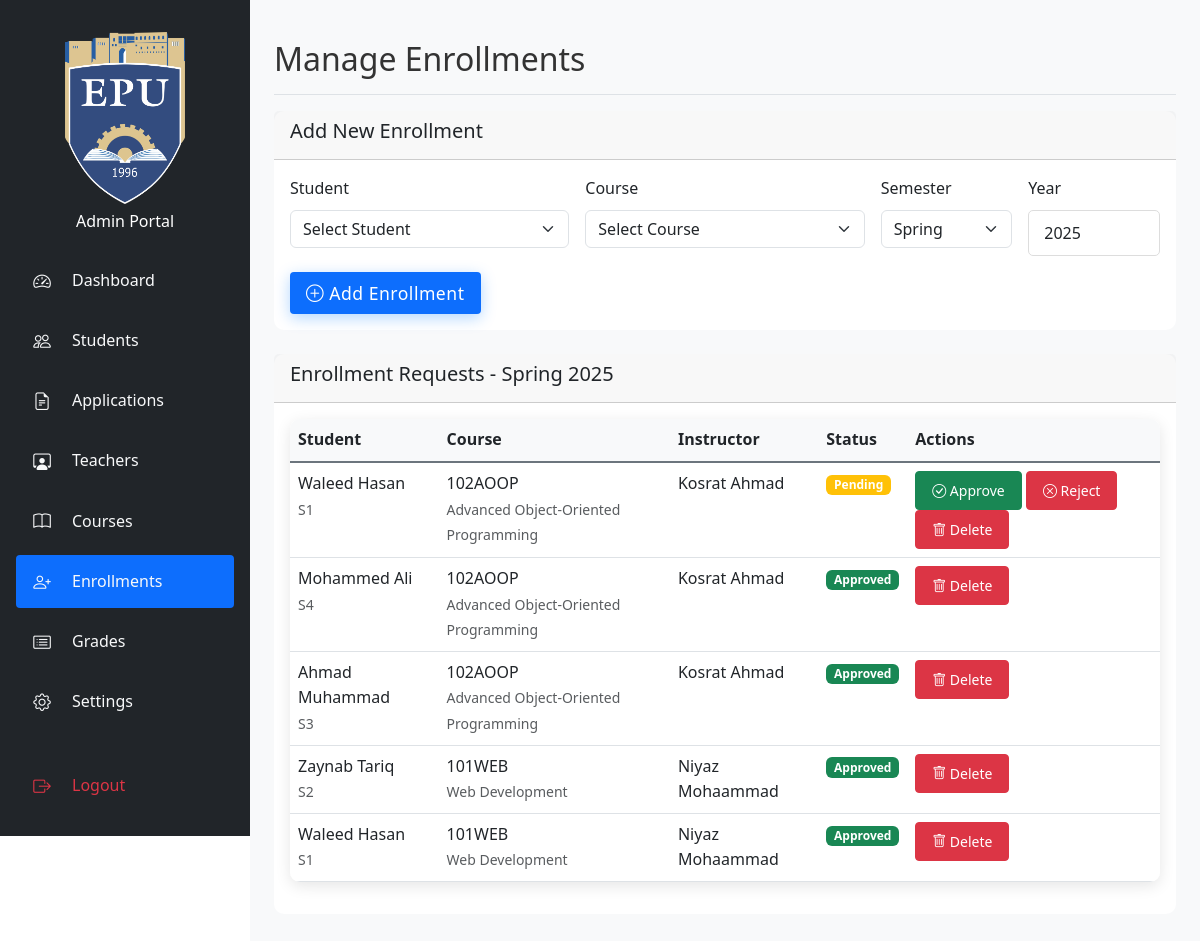
/src/admin/enrollments.php (signed in), run on the app's committed database.
### tables this page shows
CREATE TABLE `enrollments` (
  `id` int(11) NOT NULL,
  `student_id` int(11) NOT NULL,
  `course_id` int(11) NOT NULL,
  `semester` varchar(20) NOT NULL,
  `year` int(11) NOT NULL,
  `grade` varchar(2) DEFAULT NULL,
  `created_at` timestamp NOT NULL DEFAULT current_timestamp(),
  `updated_at` timestamp NOT NULL DEFAULT current_timestamp() ON UPDATE current_timestamp(),
  `status` enum('pending','approved','rejected') NOT NULL DEFAULT 'pending',
  `numeric_grade` decimal(5,2) DEFAULT NULL,
  `updated_by` varchar(10) DEFAULT NULL COMMENT 'Format: T123 for teachers, A123 for admins'
);

CREATE TABLE `students` (
  `id` int(11) NOT NULL,
  `student_id` varchar(20) NOT NULL,
  `first_name` varchar(50) NOT NULL,
  `last_name` varchar(50) NOT NULL,
  `password` varchar(255) NOT NULL,
  `email` varchar(100) NOT NULL,
  `full_name` varchar(100) NOT NULL,
  `department` varchar(100) NOT NULL,
  `year` int(11) NOT NULL,
  `remember_token` varchar(64) DEFAULT NULL,
  `token_expiry` datetime DEFAULT NULL,
  `created_at` timestamp NOT NULL DEFAULT current_timestamp(),
  `updated_at` timestamp NOT NULL DEFAULT current_timestamp() ON UPDATE current_timestamp(),
  `degree` varchar(100) DEFAULT NULL
);

CREATE TABLE `courses` (
  `id` int(11) NOT NULL,
  `course_code` varchar(20) NOT NULL,
  `course_name` varchar(100) NOT NULL,
  `instructor` varchar(100) NOT NULL,
  `schedule` varchar(100) NOT NULL,
  `department` varchar(100) NOT NULL,
  `credits` int(11) NOT NULL,
  `description` text DEFAULT NULL,
  `created_at` timestamp NOT NULL DEFAULT current_timestamp(),
  `updated_at` timestamp NOT NULL DEFAULT current_timestamp() ON UPDATE current_timestamp()
);

### src/admin/enrollments.php (the view, shortened to what this page needs)
<?php
$db = get_db_connection();
$current_month = date('n');
$current_year = date('Y');
$semester = ($current_month >= 1 && $current_month <= 5) ? 'Spring' :
           (($current_month >= 6 && $current_month <= 8) ? 'Summer' : 'Fall');
$stmt = $db->prepare("
    SELECT e.id, e.student_id, e.course_id, e.semester, e.year, e.status,
           s.first_name, s.last_name, s.student_id as student_number,
           c.course_code, c.course_name, c.instructor
    FROM enrollments e
    JOIN students s ON e.student_id = s.id
    JOIN courses c ON e.course_id = c.id
    WHERE e.semester = ? AND e.year = ?
    ORDER BY e.status = 'pending' DESC, e.created_at DESC
");
$stmt->bind_param("si", $semester, $current_year);
$stmt->execute();
$enrollments = $stmt->get_result();
?>
<!DOCTYPE html>
<html lang="en">
<head>
    <link href="https://cdn.jsdelivr.net/npm/bootstrap@5.3.0/dist/css/bootstrap.min.css" rel="stylesheet">
    <link rel="stylesheet" href="https://cdn.jsdelivr.net/npm/bootstrap-icons@1.7.2/font/bootstrap-icons.css">
    <link rel="stylesheet" href="../assets/css/style.css">
    <link rel="stylesheet" href="../assets/css/admin.css">
</head>
<body>
    <div class="container-fluid">
        <div class="row">
            <?php include 'sidebar.php'; ?>
            <div class="col-md-9 col-lg-10 main-content">
                <div class="d-flex justify-content-between flex-wrap flex-md-nowrap align-items-center pt-3 pb-2 mb-3 border-bottom">
                    <h1 class="h2">Manage Enrollments</h1>
                </div>
                <div class="card mb-4">
                    <div class="card-header">
                        <h5 class="card-title">Add New Enrollment</h5>
                    </div>
                    <div class="card-body">
                        <form action="enrollments.php" method="POST" class="row g-3">
                            <div class="col-md-4">
                                <label for="student_id" class="form-label">Student</label>
                                <select class="form-select" id="student_id" name="student_id" required>
                                    <option value="">Select Student</option>
                                </select>
                            </div>
                            <div class="col-md-4">
                                <label for="course_id" class="form-label">Course</label>
                                <select class="form-select" id="course_id" name="course_id" required>
                                    <option value="">Select Course</option>
                                </select>
                            </div>
                            <div class="col-md-2">
                                <label for="semester" class="form-label">Semester</label>
                                <select class="form-select" id="semester" name="semester" required>
                                    <option value="Spring">Spring</option>
                                </select>
                            </div>
                            <div class="col-md-2">
                                <label for="year" class="form-label">Year</label>
                                <input type="number" class="form-control" id="year" name="year" value="<?php echo $current_year; ?>" required>
                            </div>
                            <div class="col-12">
                                <button type="submit" name="add_enrollment" class="btn btn-primary">
                                    <i class="bi bi-plus-circle"></i> Add Enrollment
                                </button>
                            </div>
                        </form>
                    </div>
                </div>
                <div class="card">
                    <div class="card-header">
                        <h5 class="card-title">Enrollment Requests - <?php echo $semester . ' ' . $current_year; ?></h5>
                    </div>
                    <div class="card-body">
                        <div class="table-responsive">
                            <table class="table table-hover">
                                <thead>
                                    <tr>
                                        <th>Student</th>
                                        <th>Course</th>
                                        <th>Instructor</th>
                                        <th>Status</th>
                                        <th>Actions</th>
                                    </tr>
                                </thead>
                                <tbody>
                                    <?php if ($enrollments->num_rows > 0): ?>
                                        <?php while ($enrollment = $enrollments->fetch_assoc()): ?>
                                            <tr>
                                                <td>
                                                    <?php echo htmlspecialchars($enrollment['first_name'] . ' ' . $enrollment['last_name']); ?>
                                                    <br>
                                                    <small class="text-muted"><?php echo htmlspecialchars($enrollment['student_number']); ?></small>
                                                </td>
                                                <td>
                                                    <?php echo htmlspecialchars($enrollment['course_code']); ?>
                                                    <br>
                                                    <small class="text-muted"><?php echo htmlspecialchars($enrollment['course_name']); ?></small>
                                                </td>
                                                <td><?php echo htmlspecialchars($enrollment['instructor']); ?></td>
                                                <td>
                                                    <?php
                                                    $status_class = [
                                                        'pending' => 'warning',
                                                        'approved' => 'success',
                                                        'rejected' => 'danger'
                                                    ][$enrollment['status']];
                                                    ?>
                                                    <span class="badge bg-<?php echo $status_class; ?>">
                                                        <?php echo ucfirst($enrollment['status']); ?>
                                                    </span>
                                                </td>
                                                <td>
                                                    <?php if ($enrollment['status'] === 'pending'): ?>
                                                        <form action="enrollments.php" method="POST" class="d-inline">
                                                            <button type="submit" name="action" value="approve" class="btn btn-sm btn-success">
                                                                <i class="bi bi-check-circle"></i> Approve
                                                            </button>
                                                            <button type="submit" name="action" value="reject" class="btn btn-sm btn-danger">
                                                                <i class="bi bi-x-circle"></i> Reject
                                                            </button>
                                                        </form>
                                                    <?php endif; ?>
                                                    <form action="enrollments.php" method="POST" class="d-inline">
                                                        <button type="submit" name="action" value="delete" class="btn btn-sm btn-danger" onclick="return confirm('Are you sure you want to delete this enrollment?')">
                                                            <i class="bi bi-trash"></i> Delete
                                                        </button>
                                                    </form>
                                                </td>
                                            </tr>
                                        <?php endwhile; ?>
                                    <?php else: ?>
                                        <tr>
                                            <td colspan="5" class="text-center">No enrollment requests found.</td>
                                        </tr>
                                    <?php endif; ?>
                                </tbody>
                            </table>
                        </div>
                    </div>
                </div>
            </div>
        </div>
    </div>
</body>
</html>

### src/assets/css/style.css (style rules this page uses)
:root { --primary-color: #0d6efd; --secondary-color: #6c757d; --success-color: #198754; --danger-color: #dc3545; --warning-color: #ffc107; --info-color: #0dcaf0; --light-color: #f8f9fa; --dark-color: #212529; --sidebar-width: 250px; --header-height: 60px; }
html { font-size: 16px; }
body { font-family: 'Segoe UI', Tahoma, Geneva, Verdana, sans-serif; line-height: 1.6; color: #333; min-height: 100vh; display: flex; flex-direction: column; overflow-x: hidden; }
.card { border: none; border-radius: 10px; transition: transform 0.3s ease, box-shadow 0.3s ease; margin-bottom: 1rem; }
.form-control { border-radius: 5px; border: 1px solid #ddd; padding: 10px 15px; }
.btn { border-radius: 5px; padding: 10px 20px; transition: all 0.3s ease; }
.btn-primary { background-color: var(--primary-color); border: none; padding: 1rem 2.5rem; font-size: 1.1rem; font-weight: 600; letter-spacing: 0.5px; border-radius: 50px; box-shadow: 0 4px 15px rgba(0, 123, 255, 0.3); transition: all 0.3s ease; }
.bg-success { background-color: var(--success-color) !important; }
.bg-warning { background-color: var(--warning-color) !important; }
.table-responsive { border-radius: 10px; box-shadow: 0 4px 15px rgba(0, 0, 0, 0.1); }
.table { margin-bottom: 0; }
.main-content { margin-left: var(--sidebar-width); transition: margin-left 0.3s ease; width: calc(100% - var(--sidebar-width)); }
.table th { background-color: var(--light-color); border-bottom: 2px solid var(--secondary-color); }
.btn { border-radius: 0.25rem; padding: 0.5rem 1rem; font-weight: 500; }
.btn-primary { background-color: var(--primary-color); border-color: var(--primary-color); }
.table-responsive { margin-bottom: 1rem; overflow-x: auto; -webkit-overflow-scrolling: touch; }

### src/assets/css/admin.css (style rules this page uses)
.main-content { margin-left: var(--sidebar-width); padding: 1.5rem; background-color: var(--light-color); min-height: 100vh; transition: all 0.3s ease; width: calc(100% - var(--sidebar-width)); }
.table { margin-bottom: 0; }
.table th { background-color: var(--light-color); border-bottom: 2px solid var(--secondary-color); }
.btn { border-radius: 0.25rem; padding: 0.5rem 1rem; font-weight: 500; }
.btn-primary { background-color: var(--primary-color); border-color: var(--primary-color); }

### data on the page
enrollments: student.last_name "Waleed Hasan", student.student_id "S1", course.course_code "102AOOP", course.course_name "Advanced Object-Oriented Programming", course.instructor "Kosrat Ahmad", status "Pending"
enrollments: student.last_name "Mohammed Ali", student.student_id "S4", course.course_code "102AOOP", course.course_name "Advanced Object-Oriented Programming", course.instructor "Kosrat Ahmad", status "Approved"
enrollments: student.last_name "Ahmad Muhammad", student.student_id "S3", course.course_code "102AOOP", course.course_name "Advanced Object-Oriented Programming", course.instructor "Kosrat Ahmad", status "Approved"
enrollments: student.last_name "Zaynab Tariq", student.student_id "S2", course.course_code "101WEB", course.course_name "Web Development", course.instructor "Niyaz Mohaammad", status "Approved"
enrollments: student.last_name "Waleed Hasan", student.student_id "S1", course.course_code "101WEB", course.course_name "Web Development", course.instructor "Niyaz Mohaammad", status "Approved"

### other printed values
$semester "Spring"
